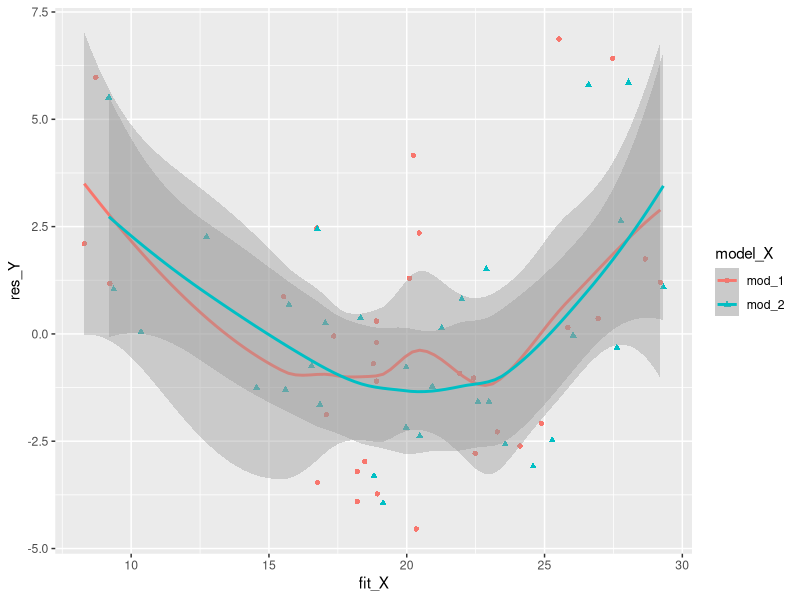
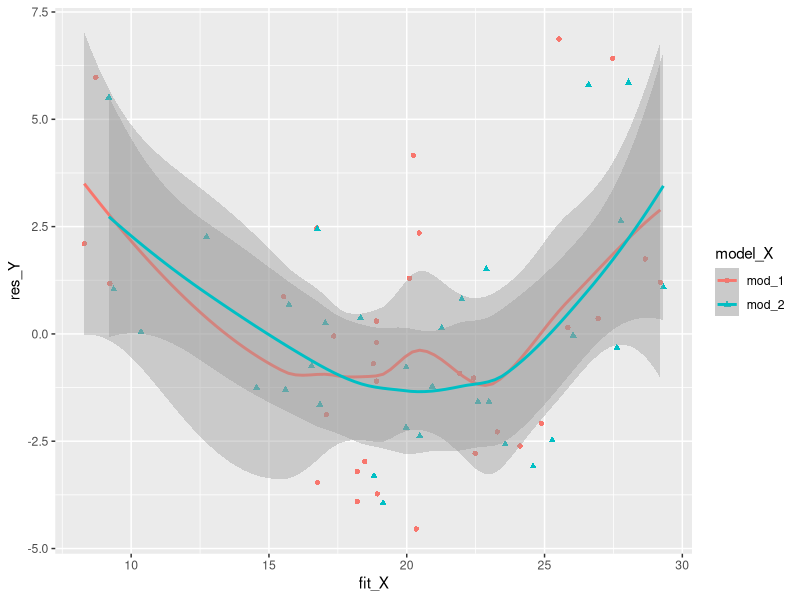
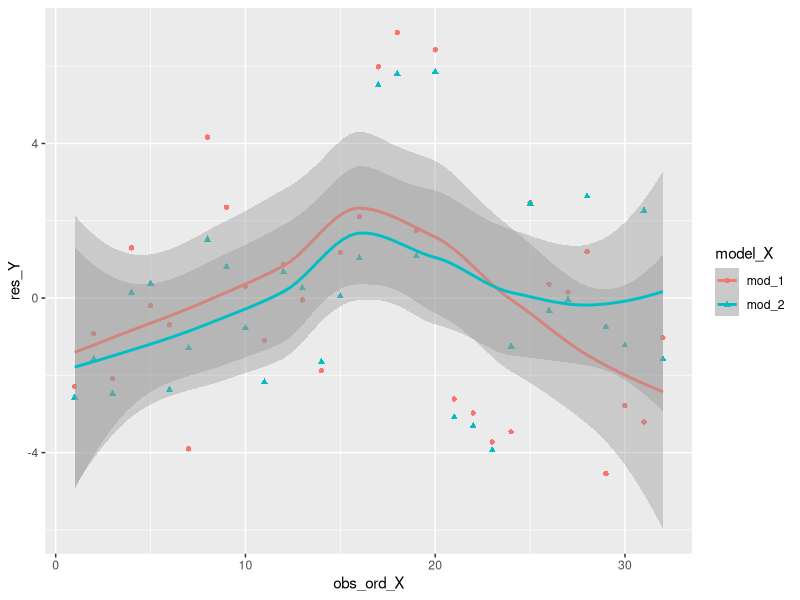
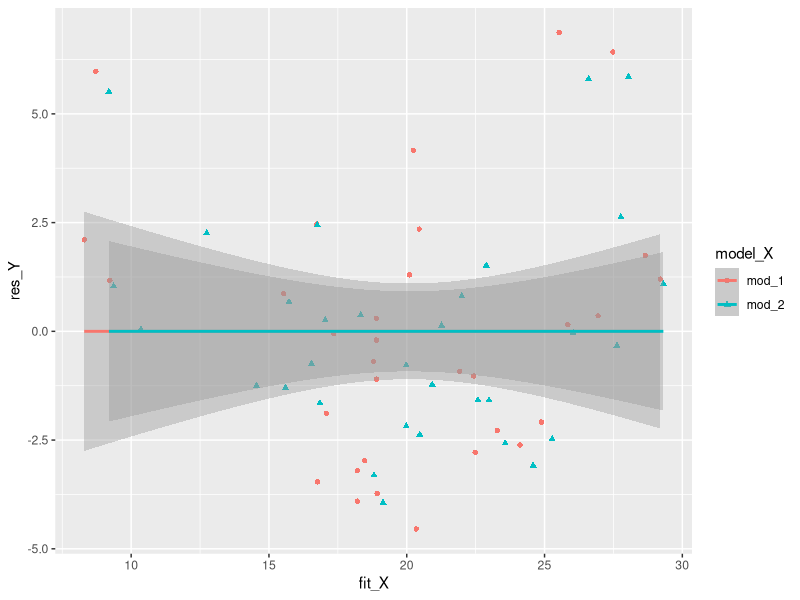
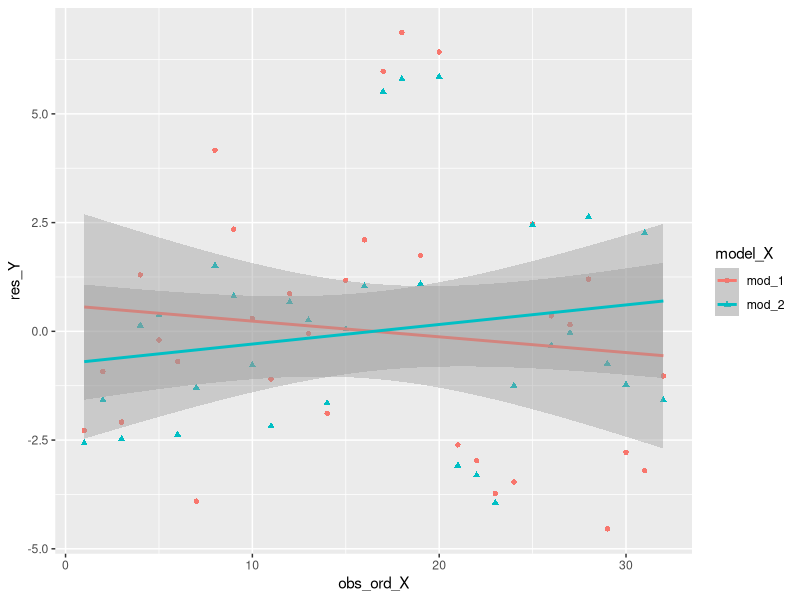

The R script that drew these images, in order:
rm(list = ls())
###### 1. A function to extract fitted values and residuals across models 
##        Input:  model(or models), and some control parameter
##        Output: A data frame (tall shape) for plot

###### 2. A function to plot it out taking the data frame from (1) 
##        Input:  Data frame from (1), and some control parameter
##        Output: ggplot

library(ggplot2)

ext_from_mod <- function(...){
  mod_name_list <- vapply(match.call(expand.dots = F)$..., deparse, character(1))
  if (all(sapply(mod_name_list, function(x) {all(class(get(x)) == 'lm') })) == FALSE){
    stop('input is not in lm class')
  }
  
  list_mod <- list(...)
  # print(tmp); mod_1$call$formula; mod_1$call$data
  # check_list <- sapply(list_mod, function(x) {
  #   print(x)
  # })
  
  ### start fruther input checking
  check_list <- sapply(list_mod, function(x){
    # print(x)
    data_applied <- deparse(x$call$data)
    # print(data_applied)
    tmp_formula <- unlist(strsplit(gsub(' ', '',
                                        deparse(x$call$formula)), '~'))
    # print(tmp_formula)
    y_applied <- tmp_formula[[1]]
    regMod_applied <- tmp_formula[[2]]
    
    c(data_applied, y_applied, regMod_applied)
  }
  )
  dimnames(check_list) <- list(c('dataUsed', 'yUsed', 'regModUsed'),
                               c('m1', 'm2'))
  check_list <- data.frame(check_list)
  print(check_list)
  # print(length(unique(check_list[1, ] )))
  if ( length(unique(unlist(check_list[1, ])) ) > 1){
    stop('Models are not built on same dataset')
  }
  if ( length(unique(unlist(check_list[2, ])) ) > 1){
    stop('Different Y across models cannot be compared')
  }
  ### Done input checking
  
  res_Y <- unlist(lapply(list_mod, resid))
  fit_X <- lapply(list_mod, fitted)      # Extract fitted values
  num_Rep <- sapply(fit_X, length)
  # print(num_Rep)
  obs_ord_X <- unlist(lapply(num_Rep, function(x) seq(x)))
  # print(mod_name_list)
  model_X <- rep(mod_name_list, num_Rep)
  # print(model_X)
  
  df_group <- data.frame(res_Y, fit_X = unlist(fit_X), 
                         obs_ord_X, model_X)
  # head(df_group)
  # tail(df_group)
} 


diag_plot <- function(consolidated_df, is_fitted_Y = TRUE, is_loess = TRUE){
  if (is_loess == TRUE) {
    fit_type <- 'loess'
  } else {
    fit_type <- 'lm'
  }
  # if (is_fitted_Y == TRUE) {
  #   # x_opt <- as.name('fit_X')
  #   x_opt <- 'fit_X'
  # 
  # } else {
  #   # x_opt <- as.name('obs_ord_X')
  #   x_opt <- 'obs_ord_X'
  # 
  # }
  gg_1 <- ggplot(data = consolidated_df, aes(y = res_Y, shape = model_X, col = model_X))
  
  if (is_fitted_Y == TRUE) {
    gg_1 + geom_point(aes(x = fit_X)) + 
      geom_smooth(aes(x = fit_X), method = fit_type)
  } else {
    gg_1 + geom_point(aes(x = obs_ord_X)) + 
      geom_smooth(aes(x = obs_ord_X), method = fit_type)
  }
}


# ------------------------------------------------------------------------------
# str(mtcars)
mod_1 <- lm(mpg ~ wt, data = mtcars)
mod_2 <- update(mod_1, . ~ . + hp)
# summary(mod_1); summary(mod_2)

ext_from_mod(mod_1, mod_2) # Test 1: valid input (lm) generate expected output?

# install.packages('titanic')
# library(titanic)
# objects('package:titanic')
# str(titanic_train)
# library(dplyr)
# titanic <- as.data.frame(titanic_train) %>% mutate(Sex = as.factor(Sex)) 
# mod_3 <- glm(Survived ~ Sex*Age,
#              family=binomial(link='logit'),data=titanic)
# mod_4 <- glm(Survived ~ Sex,
#              family=binomial(link='logit'),data=titanic)
# mod_5 <- glm(Sex ~ Survived,
#              family=binomial(link='logit'),data=titanic)
# summary(mod_3);summary(mod_4)
# ext_from_mod(mod_3, mod_4) # Test 2: valid input (glm) generate expected output?
# ext_from_mod(mod_1, mod_4) # Test 3: Same dataUsed across the model?
# ext_from_mod(mod_4, mod_5) # Test 4: Same predictors across the model?

# ------------------------------------------------------------------------------
consolidated_df_1 <- ext_from_mod(mod_1, mod_2)
# consolidated_df_2 <- ext_from_mod(mod_3, mod_4)
diag_plot(consolidated_df_1)
diag_plot(consolidated_df_1, is_fitted_Y = TRUE, is_loess = TRUE) # Test 1: valid input (lm) generate expected output?
diag_plot(consolidated_df_1, is_fitted_Y = FALSE, is_loess = TRUE) # Test 1: valid input (lm) generate expected output?
diag_plot(consolidated_df_1, is_fitted_Y = TRUE, is_loess = FALSE) # Test 1: valid input (lm) generate expected output?
diag_plot(consolidated_df_1, is_fitted_Y = FALSE, is_loess = FALSE) # Test 1: valid input (lm) generate expected output?

# diag_plot(consolidated_df_2, is_fitted_Y = TRUE, is_loess = TRUE) # Test 1: valid input (lm) generate expected output?
# diag_plot(consolidated_df_2, is_fitted_Y = FALSE, is_loess = TRUE) # Test 1: valid input (lm) generate expected output?
# diag_plot(consolidated_df_2, is_fitted_Y = TRUE, is_loess = FALSE) # Test 1: valid input (lm) generate expected output?
# diag_plot(consolidated_df_2, is_fitted_Y = FALSE, is_loess = FALSE) # Test 1: valid input (lm) generate expected output?
# 
